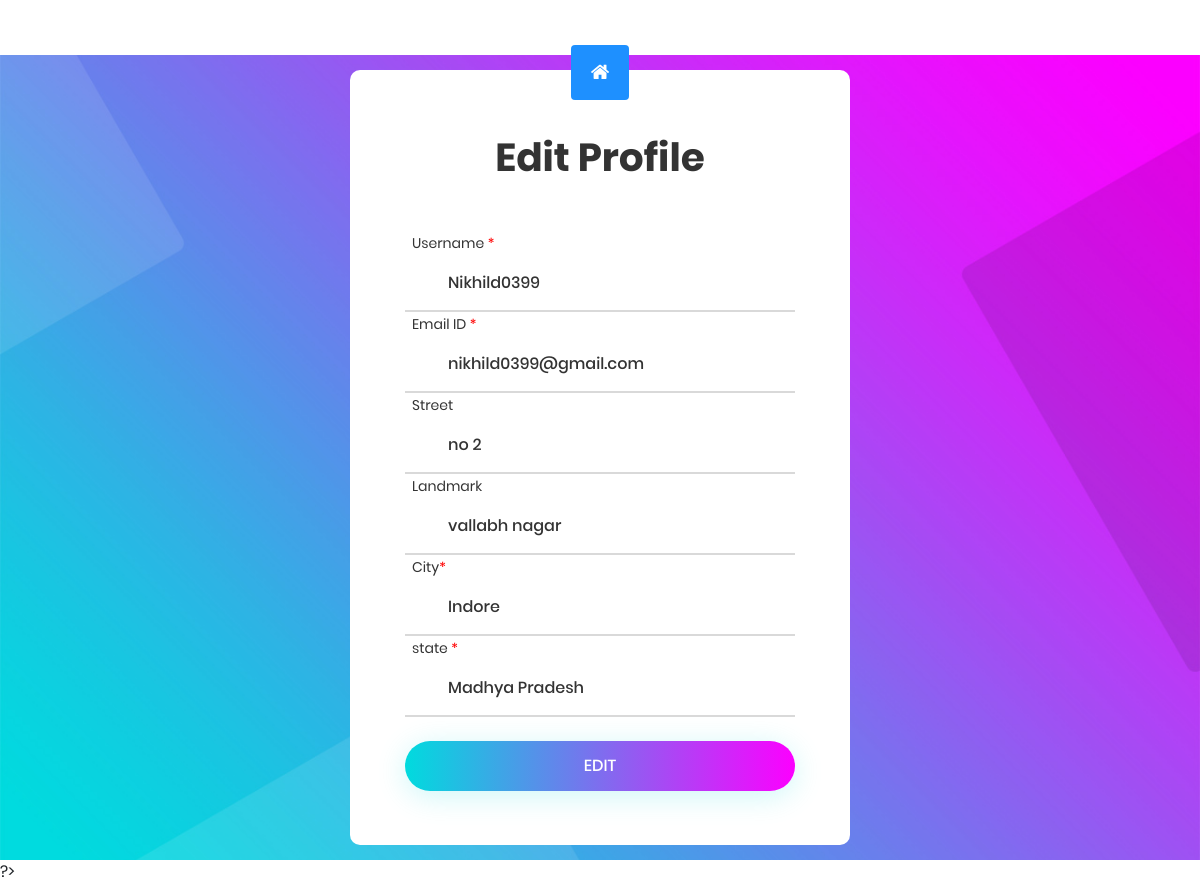
The page /editprofile.php (signed in) on the database its author committed.
### tables this page shows
CREATE TABLE `customer_registration` (
  `user_id` varchar(255) NOT NULL,
  `user_name` varchar(255) NOT NULL,
  `email` varchar(255) NOT NULL,
  `password` varchar(15) NOT NULL,
  `phone_no` bigint(10) NOT NULL,
  `street` varchar(255) NOT NULL,
  `landmark` varchar(255) NOT NULL,
  `city` varchar(255) NOT NULL,
  `state` varchar(255) NOT NULL
);

### editprofile.php (the view, shortened to what this page needs)
<?php
$user_name = $_SESSION['user_name'];
?>
<?php
    $connect=mysqli_connect("localhost","root","","laundrybasket") or die("Connection failed");
?>
<!DOCTYPE html>
<html lang="en">
<head>
	<link rel="stylesheet" type="text/css" href="login/vendor/bootstrap/css/bootstrap.min.css">
	<link rel="stylesheet" type="text/css" href="login/fonts/font-awesome-4.7.0/css/font-awesome.min.css">
	<link rel="stylesheet" type="text/css" href="login/fonts/iconic/css/material-design-iconic-font.min.css">
	<link rel="stylesheet" type="text/css" href="login/vendor/animate/animate.css">
	<link rel="stylesheet" type="text/css" href="login/vendor/css-hamburgers/hamburgers.min.css">
	<link rel="stylesheet" type="text/css" href="login/vendor/animsition/css/animsition.min.css">
	<link rel="stylesheet" type="text/css" href="login/vendor/select2/select2.min.css">
	<link rel="stylesheet" type="text/css" href="login/vendor/daterangepicker/daterangepicker.css">
	<link rel="stylesheet" type="text/css" href="login/css/util.css">
	<link rel="stylesheet" type="text/css" href="login/css/main.css">
<link rel="stylesheet" href="https://cdnjs.cloudflare.com/ajax/libs/font-awesome/4.7.0/css/font-awesome.min.css">
</head>
<body>
<center><a href="home.php" ><button class="btn"><i class="fa fa-home"></i></button></a></center>
	<div class="limiter">
		<div class="container-login100" style="background-image: url('images/bg-01.jpg');">
			<div class="wrap-login100 p-l-55 p-r-55 p-t-65 p-b-54">
<?php
        $query = " select * from customer_registration where user_name='$user_name'";
        $result = mysqli_query($connect, $query);
        while ($row = mysqli_fetch_assoc($result)) {
        ?>
				<form class="login100-form validate-form" action="edit.php"  method="post">
					<span class="login100-form-title p-b-49">
						Edit Profile
					</span>
					<div class="wrap-input100 validate-input " data-validate = "Username is required">
						<span class="label-input100">Username <font color="red">*</font> </span>
						<input class="input100" type="text" name="user_name" id="user_name" placeholder="Enter username" readonly value="<?php
                                        echo $row['user_name'];
                                        ?>">
						<span class="focus-input100" ></span>
					</div>
					<div class="wrap-input100 validate-input" data-validate="email is required">
						<span class="label-input100">Email ID <font color="red">*</font></span>
						<input class="input100" type="email" name="email" id="email" placeholder="e.g. abc123@gmail.com" value="<?php
                                        echo $row['email'];
                                        ?>">
						<span class="focus-input100" ></span>
					</div>
					<div class="wrap-input100 ">
						<span class="label-input100">Street</span>
						<input class="input100" type="text" name="street" id="street" placeholder="Enter street" value="<?php
                                        echo $row['street'];
                                        ?>">
						<span class="focus-input100" ></span>
					</div>
					<div class="wrap-input100 ">
						<span class="label-input100">Landmark</span>
						<input class="input100" type="text" name="landmark" id="landmark" placeholder="Enter landmark" value="<?php
                                        echo $row['landmark'];
                                        ?>">
						<span class="focus-input100" ></span>
					</div>
					<div class="wrap-input100 validate-input " data-validate = "City is required">
						<span class="label-input100">City<font color="red">*</font></span>
						<input class="input100" type="text" name="city" id="city" placeholder="Enter city" value="<?php
                                        echo $row['city'];
                                        ?>">
						<span class="focus-input100" ></span>
					</div>
					<div class="wrap-input100 validate-input " data-validate = "State is required">
						<span class="label-input100">state <font color="red">*</font></span>
						<input class="input100" type="text" name="state" id="state" placeholder="Enter state" value="<?php
                                        echo $row['state'];
                                        ?>">
						<span class="focus-input100" ></span>
					</div>
					<br>
					<div class="container-login100-form-btn">
						<div class="wrap-login100-form-btn">
							<div class="login100-form-bgbtn"></div>
							<button class="login100-form-btn" id="submit" name="submit">
								Edit
							</button>
						</div>
					</div>
					<?php
        }
        ?>
				</form>
			</div>
		</div>
	</div>
</body>
</html>

### login/css/main.css (style rules this page uses)
* { margin: 0px; padding: 0px; box-sizing: border-box; }
body, html { height: 100%; font-family: Poppins-Regular, sans-serif; }
a { font-family: Poppins-Regular; font-size: 14px; line-height: 1.7; color: #666666; margin: 0px; transition: all 0.4s; -webkit-transition: all 0.4s; -o-transition: all 0.4s; -moz-transition: all 0.4s; }
input { outline: none; border: none; }
button { outline: none !important; border: none; background: transparent; }
.limiter { width: 100%; margin: 0 auto; }
.container-login100 { width: 100%; min-height: 100vh; display: -webkit-box; display: -webkit-flex; display: -moz-box; display: -ms-flexbox; display: flex; flex-wrap: wrap; justify-content: center; align-items: center; padding: 15px; background-repeat: no-repeat; background-position: center; background-size: cover; }
.wrap-login100 { width: 500px; background: #fff; border-radius: 10px; overflow: hidden; }
.login100-form { width: 100%; }
.login100-form-title { display: block; font-family: Poppins-Bold; font-size: 39px; color: #333333; line-height: 1.2; text-align: center; }
.wrap-input100 { width: 100%; position: relative; border-bottom: 2px solid #d9d9d9; }
.label-input100 { font-family: Poppins-Regular; font-size: 14px; color: #333333; line-height: 1.5; padding-left: 7px; }
.input100 { font-family: Poppins-Medium; font-size: 16px; color: #333333; line-height: 1.2; display: block; width: 100%; height: 55px; background: transparent; padding: 0 7px 0 43px; }
.focus-input100 { position: absolute; display: block; width: 100%; height: 100%; top: 0; left: 0; pointer-events: none; }
.focus-input100::after { content: attr(data-symbol); font-family: Material-Design-Iconic-Font; color: #adadad; font-size: 22px; display: -webkit-box; display: -webkit-flex; display: -moz-box; display: -ms-flexbox; display: flex; align-items: center; justify-content: center; position: absolute; height: calc(100% - 20px); bottom: 0; left: 0; padding-left: 13px; padding-top: 3px; }
.focus-input100::before { content: ""; display: block; position: absolute; bottom: -2px; left: 0; width: 0; height: 2px; background: #7f7f7f; -webkit-transition: all 0.4s; -o-transition: all 0.4s; -moz-transition: all 0.4s; transition: all 0.4s; }
.container-login100-form-btn { display: -webkit-box; display: -webkit-flex; display: -moz-box; display: -ms-flexbox; display: flex; flex-wrap: wrap; justify-content: center; }
.wrap-login100-form-btn { width: 100%; display: block; position: relative; z-index: 1; border-radius: 25px; overflow: hidden; margin: 0 auto; box-shadow: 0 5px 30px 0px rgba(3, 216, 222, 0.2); -moz-box-shadow: 0 5px 30px 0px rgba(3, 216, 222, 0.2); -webkit-box-shadow: 0 5px 30px 0px rgba(3, 216, 222, 0.2); -o-box-shadow: 0 5px 30px 0px rgba(3, 216, 222, 0.2); -ms-box-shadow: 0 5px 30px 0px rgba(3, 216, 222, 0.2); }
.login100-form-bgbtn { position: absolute; z-index: -1; width: 300%; height: 100%; background: #a64bf4; background: -webkit-linear-gradient(right, #00dbde, #fc00ff, #00dbde, #fc00ff); background: -o-linear-gradient(right, #00dbde, #fc00ff, #00dbde, #fc00ff); background: -moz-linear-gradient(right, #00dbde, #fc00ff, #00dbde, #fc00ff); background: linear-gradient(right, #00dbde, #fc00ff, #00dbde, #fc00ff); top: 0; left: -100%; -webkit-transition: all 0.4s; -o-transition: all 0.4s; -moz-transition: all 0.4s; transition: all 0.4s; }
.login100-form-btn { font-family: Poppins-Medium; font-size: 16px; color: #fff; line-height: 1.2; text-transform: uppercase; display: -webkit-box; display: -webkit-flex; display: -moz-box; display: -ms-flexbox; display: flex; justify-content: center; align-items: center; padding: 0 20px; width: 100%; height: 50px; }
.validate-input { position: relative; }

### editprofile.php (style rules this page uses)
.btn { background-color: DodgerBlue; border: none; color: white; padding: 15px 20px; font-size: 20px; cursor: pointer; position:relative; top:45px; }

### rows shown on the page
customer_registration: user_name "Nikhild0399", email "nikhild0399@gmail.com", street "no 2", landmark "vallabh nagar", city "Indore", state "Madhya Pradesh"
